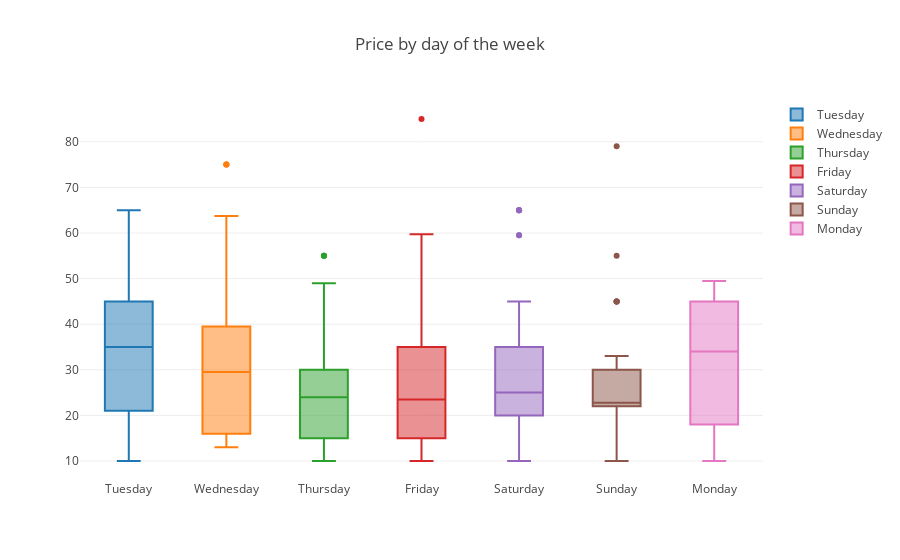

This figure's notebook cell:
### Code cell
import plotly.graph_objs as go

y0 = df.loc[df.weekday==weekdays[0]]['price']
y1 = df.loc[df.weekday==weekdays[1]]['price']
y2 = df.loc[df.weekday==weekdays[2]]['price']
y3 = df.loc[df.weekday==weekdays[3]]['price']
y4 = df.loc[df.weekday==weekdays[4]]['price']
y5 = df.loc[df.weekday==weekdays[5]]['price']
y6 = df.loc[df.weekday==weekdays[6]]['price']

Tuesday = go.Box(
    y=y0,
    name = 'Tuesday'
)
Wednesday = go.Box(
    y=y1,
    name = 'Wednesday'
)
Thursday = go.Box(
    y=y2,
    name = 'Thursday'
)
Friday = go.Box(
    y=y3,
    name = 'Friday'
)
Saturday = go.Box(
    y=y4,
    name = 'Saturday'
)
Sunday = go.Box(
    y=y5,
    name = 'Sunday'
)
Monday = go.Box(
    y=y6,
    name = 'Monday'
)
data = [Tuesday, Wednesday, Thursday, Friday, Saturday, Sunday, Monday]

fig = Figure(data=data, layout=layout)

plotly.offline.iplot(fig, show_link=False)

### Figure 1 — Plotly figure (JSON) as saved in the notebook; plotly's stock layout.template omitted (floating-point values rounded to 4 significant figures; data arrays with more than 128 entries replaced by an {"elided": "..."} marker saying what was removed)
{"data": [{"name": "Tuesday", "type": "box", "y": ["35.00", "30.00", "", "55.00", "55.00", "55.00", "55.00", "32.50", "32.50", "50.00", "50.00", "20.00", "20.00", "32.50", "32.50", "50.00", "50.00", "20.00", "20.00", "39.50", "39.50", "39.50", "15.00", "35.00", "35.00", "65.00", "22.00", "35.00", "35.00", "55.00", "55.00", "55.00", "55.00", "45.00", "45.00", "15.00", "15.00", "18.00", "18.00", "45.00", "45.00", "15.00", "15.00", "18.00", "18.00", "12.00", "25.00", "25.00", "10.00", "27.00", "35.00", "", "", "35.00", "35.00", "35.00", "35.00", "25.00", "35.00", "35.00", "23.00", "", "37.00", "37.00"]}, {"name": "Wednesday", "type": "box", "y": ["63.75", "20.00", "39.50", "39.50", "", "", "", "", "", "", "55.00", "55.00", "55.00", "55.00", "32.50", "32.50", "15.00", "15.00", "39.50", "39.50", "", "", "", "", "", "", "55.00", "55.00", "55.00", "55.00", "32.50", "32.50", "15.00", "15.00", "39.50", "39.50", "39.50", "13.00", "75.00", "75.00", "75.00", "15.00", "25.00", "", "25.00", "", "20.00", "59.50", "59.50", "19.99", "35.00", "35.00", "16.00", "16.00", "16.00", "16.00", "", "", "", "", "", "", "39.50", "39.50", "20.00", "20.00", "16.00", "16.00", "16.00", "16.00", "16.00", "16.00", "16.00", "16.00", "16.00", "16.00", "", "", "", "", "", "", "39.50", "39.50", "20.00", "20.00", "16.00", "16.00", "16.00", "16.00", "16.00", "16.00", "", "", "", "45.00", "25.00", "25.00", "15.00", "40.00", "15.00", "29.50", "29.50", "29.50", "29.50", "59.50", "59.50", "", "30.00", "30.00", "27.50", "27.50", "30.00", "30.00", "30.00", "15.00", "", "35.00", "35.00", "", "", "", "", "", "", "15.00", "20.00"]}, {"name": "Thursday", "type": "box", "y": ["23.00", "", "36.00", "36.00", "10.00", "27.50", "27.50", "27.50", "27.50", "31.25", "31.25", "", "", "12.00", "12.00", "15.00", "15.00", "15.00", "15.00", "31.25", "31.25", "", "", "12.00", "12.00", "15.00", "15.00", "15.00", "15.00", "22.00", "22.00", "25.00", "22.00", "22.00", "15.00", "25.00", "30.00", "55.00", "55.00", "55.00", "27.50", "15.00", "37.50", "", "", "", "15.00", "15.00", "22.50", "22.50", "", "", "15.00", "15.00", "22.50", "22.50", "35.00", "", "17.00", "15.00", "26.50", "26.50", "", "", "18.00", "18.00", "25.00", "25.00", "25.00", "25.00", "26.50", "26.50", "", "", "18.00", "18.00", "25.00", "25.00", "25.00", "25.00", "", "", "41.50", "41.50", "41.50", "30.00", "18.00", "15.00", "15.00", "", "15.00", "26.00", "30.00", "30.00", "20.00", "16.00", "39.50", "", "", "15.00", "49.00", "30.00", "30.00", "28.00", "", "15.00", "15.00"]}, {"name": "Friday", "type": "box", "y": {"elided": "158 str values"}}, {"name": "Saturday", "type": "box", "y": {"elided": "150 str values"}}, {"name": "Sunday", "type": "box", "y": ["22.50", "22.50", "10:00 AM", "10:00 AM", "15.00", "15.00", "79.00", "22.00", "22.00", "22.00", "22.00", "22.00", "22.00", "45.00", "45.00", "45.00", "45.00", "10.00", "22.50", "22.50", "10:00 AM", "10:00 AM", "15.00", "15.00", "", "33.00", "33.00", "25.00", "25.00", "25.00", "", "", "", "", "22.00", "22.00", "25.00", "25.00", "", "", "30.00", "30.00", "30.00", "23.00", "55.00"]}, {"name": "Monday", "type": "box", "y": ["39.50", "39.50", "39.50", "15.00", "25.00", "35.00", "35.00", "15.00", "15.00", "10.00", "49.50", "45.00", "45.00", "45.00", "45.00", "35.00", "18.00", "18.00", "45.00", "45.00", "45.00", "45.00", "18.00", "18.00", "12.00", "33.00", "33.00", "", "", "", "", "30.00", "30.00", "30.00", "12.00", "25.00", "37.00", "37.00"]}], "layout": {"title": "Price by day of the week"}}
